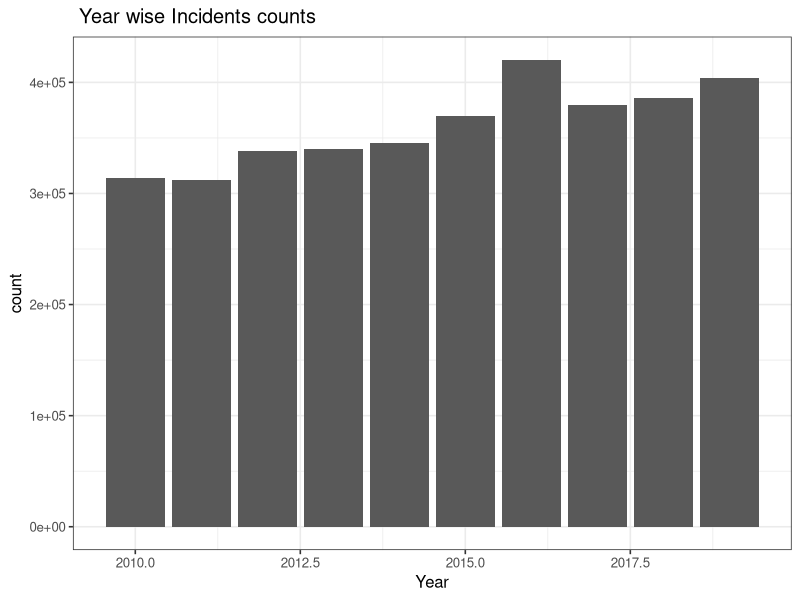
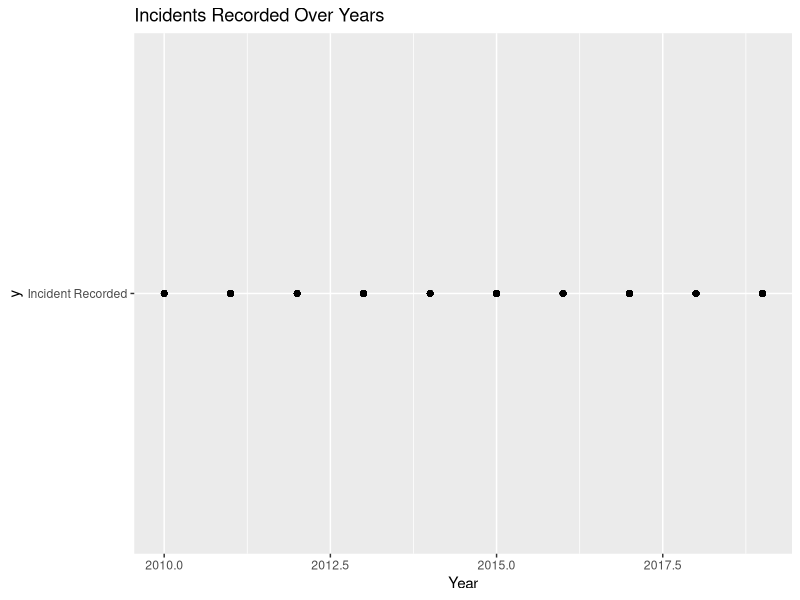

R code for these plots, in order:
## ---- chunk 1

library(readr)
library(tidyverse)
## ---- chunk 2
Data_Tables_Criminal_Incidents_Visualisation_Year_Ending_December_2019 <- read_csv("Data_Tables_Criminal_Incidents_Visualisation_Year_Ending_December_2019.csv")

View(Data_Tables_Criminal_Incidents_Visualisation_Year_Ending_December_2019)
## ---- chunk 3
Data_Tables_Criminal_Incidents_Visualisation_Year_Ending_December_2019 %>%
  group_by(Year) %>%
  summarise(count = sum(as.integer(`Incidents Recorded`), na.rm = TRUE)) %>%
  ggplot() +
  geom_col(aes(x = Year, y = count), position = "dodge") +
  ggtitle(" Year wise Incidents counts ") +
  scale_fill_brewer(palette = "Dark2") + 
  theme_bw(base_size = 12)
## ---- chunk 4
library(ggplot2)
ggplot(data=Data_Tables_Criminal_Incidents_Visualisation_Year_Ending_December_2019, aes(x=Year, y= 'Incident Recorded', group= 1))+
  geom_point() +
  labs(x = "Year", title = "Incidents Recorded Over Years")
